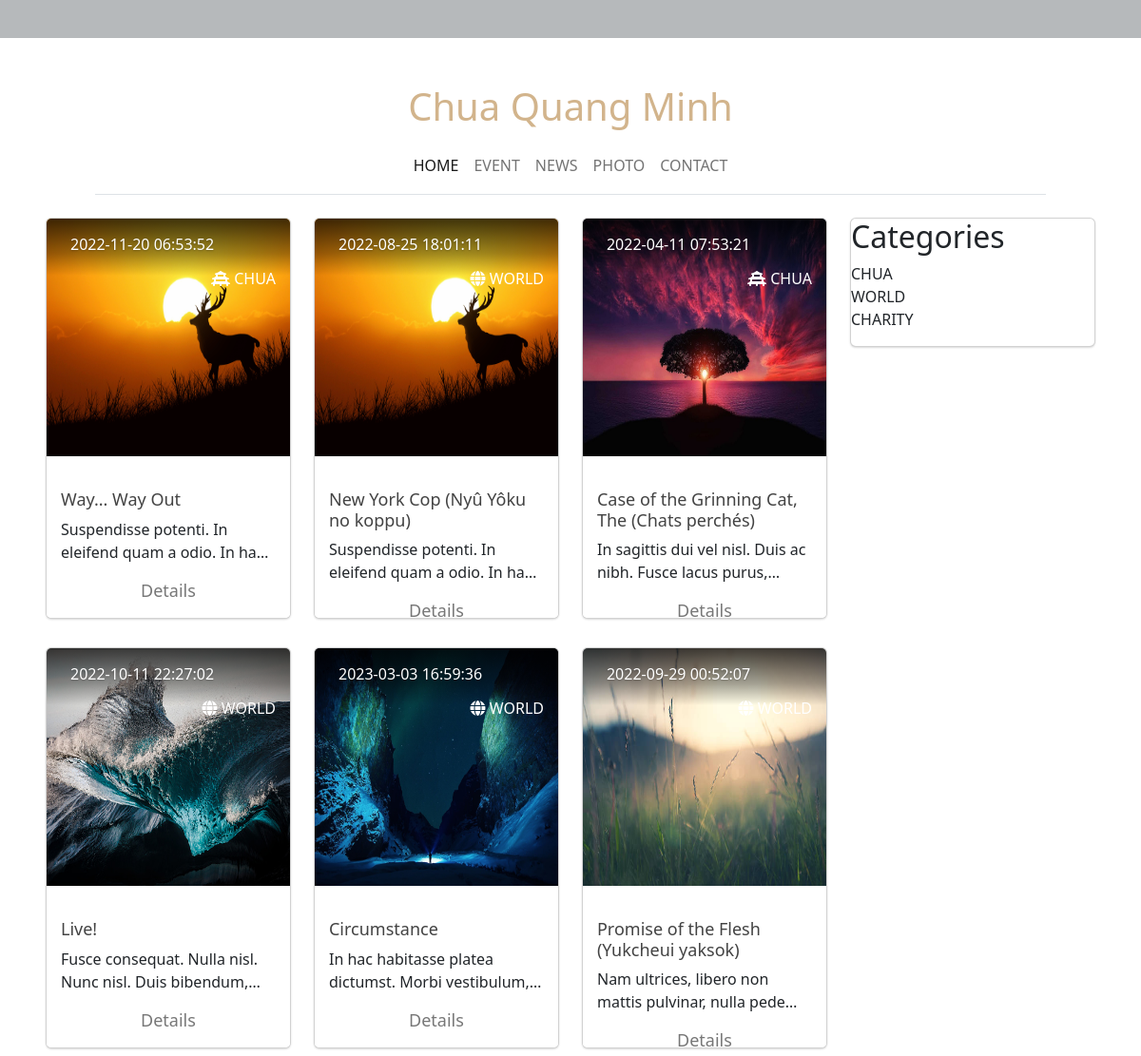
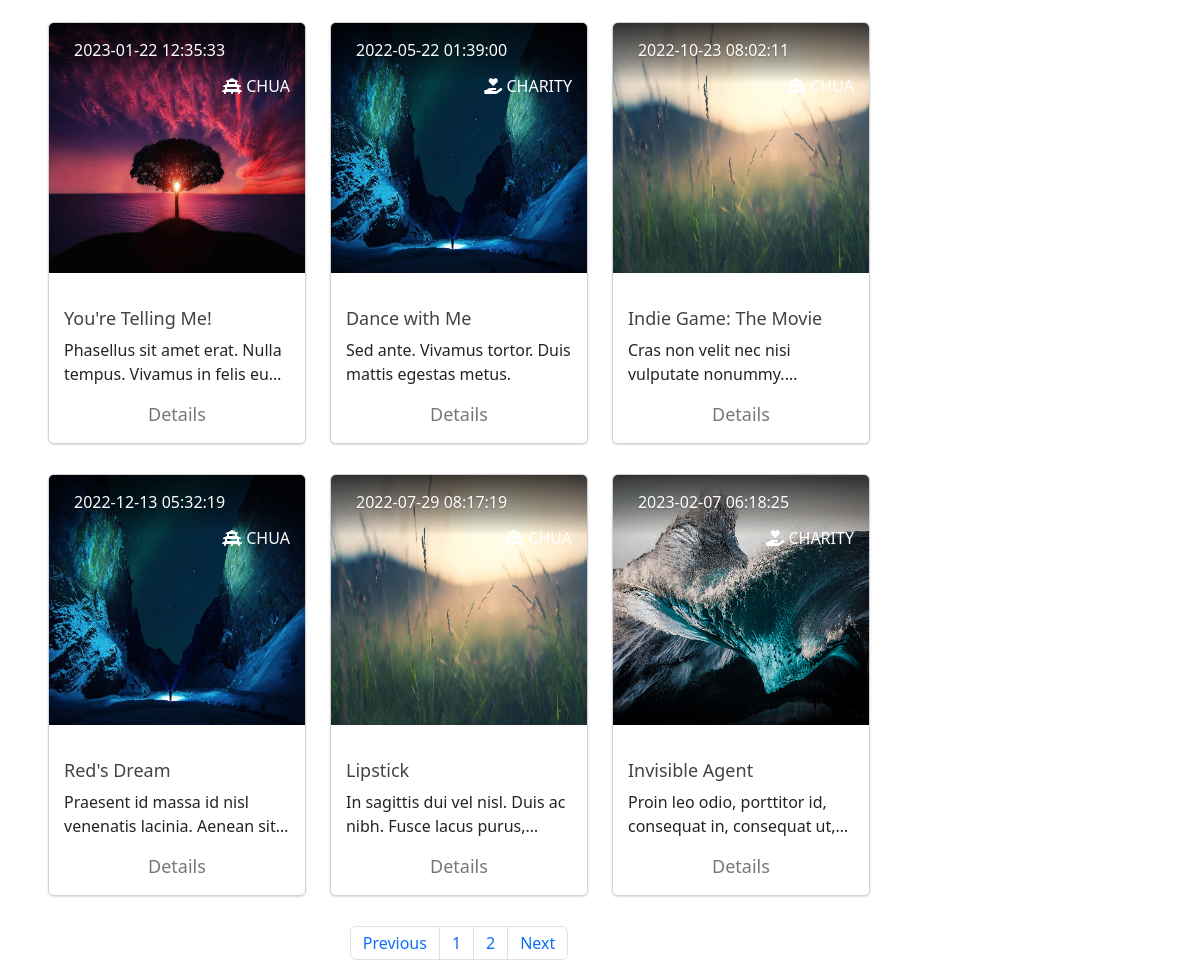
Page /news on the committed database (2 pictures, top to bottom).
### tables this page shows
CREATE TABLE News
(
    newsID      INT AUTO_INCREMENT NOT NULL PRIMARY KEY,
    title       VARCHAR(255),
    author      VARCHAR(255),
    description VARCHAR(255),
    paragraph   TEXT,
    timeUpdated TIMESTAMP,
    saveDraft   BOOLEAN,
    banner      VARCHAR(500),
    newsTypeID  INT                NOT NULL,
    FOREIGN KEY (newsTypeID) REFERENCES NewsType (newsTypeID)
);

CREATE TABLE NewsType
(
    newsTypeID INT AUTO_INCREMENT NOT NULL PRIMARY KEY,
    typeName   VARCHAR(255),
    icon       VARCHAR(255)
);

### model/NewsModel.php (called while the page is built, shortened)
<?php
if (isset($_GET["limit"])) {
    $limit = $_GET["limit"];
} else {
    $limit = 12;
}
if (isset($_GET["skip"])) {
    $skip = $_GET["skip"];
} else {
    $skip = 0;
}
$firstPageBlogsQuery = "SELECT * FROM NewsOrderbyType LIMIT $limit";
$pageCountQuery = "SELECT * FROM NewsOrderbyType";
$NewsModel = new NewsModel();

### controller/NewsController.php (called while the page is built, shortened)
<?php
$blogResultStmt =  $conn->query($firstPageBlogsQuery);
$blogResult = $blogResultStmt->fetchAll(PDO::FETCH_ASSOC);
$pageCountStmt = $conn->query($pageCountQuery);
$pageCountResult = $pageCountStmt->fetchAll(PDO::FETCH_ASSOC);
$pageCount = count($pageCountResult);
$newsTypeResultStmt =  $conn->query($NewsModel->newsType);
$newsTypeResult = $newsTypeResultStmt->fetchAll(PDO::FETCH_ASSOC);

### view/news.php (the view, shortened to what this page needs)
<?php
require("rootPath.php");
require $rootPath . "model/NewsModel.php";
require $rootPath . "controller/NewsController.php";
?>
<div class="row clearfix">
    <div class="col-lg-9 col-md-12 left-box">
        <div class="row">
            <?php
            foreach ($blogResult as $row) { ?>
                <div class="col-xs-12 col-sm-4 col-md-4 col-lg-4">
                    <div class="card card-small">
                        <div class="thumbnail">
                            <img class="d-block img-fluid banner" src="assets/banner/<?php echo $row['banner'] ?>">
                            <div class="details">
                                <div class="user">
                                    <div class="name"><?php echo $row['timeUpdated'] ?></div>
                                </div>
                                <div class="numbers"><i
                                            class="<?php echo $row['icon'] ?>"></i> <?php echo $row['typeName'] ?>
                                </div>
                                <div class="clearfix"></div>
                            </div>
                        </div>
                        <div class="card-info">
                            <div class="moving">
                                <a href="#/product/awesome-landing-page">
                                    <h3>
                                        <a href="/article?newsID=<?php echo $row['newsID']; ?>"><?php echo $row['title'] ?></a>
                                    </h3>
                                    <div class="text"><?php echo $row['description']; ?></div>
                                </a>
                                <b class="actions">
                                    <a href="/article?newsID=<?php echo $row['newsID']; ?>">Details</a>
                                </b>
                            </div>
                        </div>
                    </div>
                </div>
                <?php
            } ?>
        </div>
        <nav class="d-flex justify-content-center">
            <?php
            $newsTypeID = null;
            ?>
            <ul class="pagination">
                <li class="page-item"><a class="page-link exatic-background-color"
                                         href="/news?action=news&newsTypeID=<?php echo($newsTypeID); ?>&limit=<?php echo($limit) ?>&skip=
            <?php
                                         if (($skip - $limit) >= 0) {
                                             echo($skip - $limit);
                                         } else {
                                             echo($skip);
                                         }
                                         ?>">Previous</a></li>
                <?php
                $pages = ceil($pageCount / $limit);
                for ($i = 0; $i < $pages; $i++) {
                    ?>
                    <li class="page-item">
                        <a class="page-link exatic-background-color"
                           href="/news?action=news&newsTypeID=<?php echo($newsTypeID) ?>&limit=<?php echo($limit) ?>&skip=<?php echo($limit * $i) ?>"><?php echo($i + 1); ?>
                        </a>
                    </li>
                    <?php
                }
                ?>
                <li class="page-item"><a class="page-link exatic-background-color"
                                         href="/news?action=news&newsTypeID=<?php echo($newsTypeID) ?>&limit=<?php echo($limit) ?>&skip=<?php
                                         if (($skip + $limit) <= ($pageCount)) {
                                             echo($skip + $limit);
                                         } else {
                                             echo($skip);
                                         }
                                         ?>">Next</a></li>
            </ul>
        </nav>
    </div>
    <div class="col-lg-3 col-md-12 right-box">
        <div class="card">
            <div class="header">
                <h2>Categories</h2>
            </div>
            <div class="body widget">
                <ul class="list-unstyled categories-clouds m-b-0">
                    <?php
                    foreach ($newsTypeResult as $row) {
                        ?>
                        <li class="nav-item">
                            <a class="nav-link categories-text"
                               href="/news?action=news&newsTypeID=<?php echo $row['newsTypeID'] ?>">
                                <?php echo $row['typeName']; ?>
                            </a>
                        </li>
                        <?php
                    } ?>
                </ul>
            </div>
        </div>
    </div>
</div>

### styles/index.css (style rules this page uses)
.card { overflow: hidden; border-radius: 6px; position: relative; background-color: #FFFFFF; box-shadow: 0 1px 2px rgba(0, 0, 0, 0.15); margin-bottom: 30px; }
.card-small .thumbnail { min-height: 200px; }
.text { overflow: hidden; text-overflow: ellipsis; display: -webkit-box; -webkit-line-clamp: 2; line-clamp: 2; -webkit-box-orient: vertical; }
.card .thumbnail { border: 0 none; padding: 0; margin: 0; min-height: 270px; position: relative; }
.card .thumbnail img { width: 100%; }
.card .details { background: -moz-linear-gradient(top, rgba(0, 0, 0, 0.75) 0%, rgba(0, 0, 0, 0.36) 62%, rgba(0, 0, 0, 0) 100%); background: -webkit-gradient(linear, left top, left bottom, color-stop(0%, rgba(0, 0, 0, 0.75)), color-stop(62%, rgba(0, 0, 0, 0.36)), color-stop(100%, rgba(0, 0, 0, 0))); background: -webkit-linear-gradient(top, rgba(0, 0, 0, 0.75) 0%, rgba(0, 0, 0, 0.36) 62%, rgba(0, 0, 0, 0) 100%); background: -o-linear-gradient(top, rgba(0, 0, 0, 0.75) 0%, rgba(0, 0, 0, 0.36) 62%, rgba(0, 0, 0, 0) 100%); background: -ms-linear-gradient(top, rgba(0, 0, 0, 0.75) 0%, rgba(0, 0, 0, 0.36) 62%, rgba(0, 0, 0, 0) 100%); background: linear-gradient(to bottom, rgba(0, 0, 0, 0.75) 0%, rgba(0, 0, 0, 0.36) 62%, rgba(0, 0, 0, 0) 100%); filter: progid:DXImageTransform.Microsoft.gradient(startColorstr="#5e000000", endColorstr="#00000000",GradientType=0 ); top: 0; display: block; height: 60px; padding: 10px 15px 0; position: absolute; width: 100%; }
.card .user { font-weight: 400; color: #FFFFFF; text-shadow: 0 1px 2px rgba(0, 0, 0, 0.23); line-height: 20px; display: block; }
.banner { height: 250px; }
.card .user .name { line-height: 35px; margin-left: 10px; font-size: 16px; float: left; }
.card .numbers { color: #FFFFFF; float: right; margin-top: 6px; }
.card-info { background-color: #FFFFFF; position: relative; height: 150px; }
.card-info { -moz-osx-font-smoothing: grayscale; -webkit-font-smoothing: antialiased; }
.card-info .moving { padding: 15px; background-color: #FFFFFF; position: relative; -webkit-animation-duration: 1s; -moz-animation-duration: 1s; -o-animation-duration: 1s; animation-duration: 1s; -webkit-animation-fill-mode: both; -moz-animation-fill-mode: both; -o-animation-fill-mode: both; animation-fill-mode: both; -webkit-animation-name: returnBounce; -moz-animation-name: returnBounce; -ms-animation-name: returnBounce; -o-animation-name: returnBounce; animation-name: returnBounce; }
.card-info a { color: #434343; }
.card-small .card-info h3 { font-size: 18px; }
.card-info h3 { margin-top: 0; font-size: 22px; }
.card-info h3 { -moz-osx-font-smoothing: grayscale; -webkit-font-smoothing: antialiased; }
.card-small .actions { height: 55px; font-size: 14px; }
.card .actions { background-color: #FFFFFF; bottom: -80px; color: rgba(33, 33, 33, 0.79); display: block; height: 80px; left: 0; opacity: 1; position: absolute; text-align: center; width: 100%; font-size: 18px; }
.card-info .actions a { color: #777777; }
.card .actions a { font-weight: 400; }
a, a:hover, a:focus, .btn:focus, .btn:hover, .btn:active, .btn:active:focus, .btn:active.focus, .btn.active:focus, .btn.active.focus { text-decoration: none; outline: 0; outline-color: transparent; outline-style: none; }
.pagination { display: flex; justify-content: center; }

### rows in the picture
news: banner (picture), timeUpdated "2022-11-20 06:53:52", typeName "CHUA", title "Way... Way Out", description "Suspendisse potenti. In eleifend quam a odio. In…"
news: banner (picture), timeUpdated "2022-08-25 18:01:11", typeName "WORLD", title "New York Cop (Nyû Yôku no koppu)", description "Suspendisse potenti. In eleifend quam a odio. In…"
news: banner (picture), timeUpdated "2022-04-11 07:53:21", typeName "CHUA", title "Case of the Grinning Cat, The (Chats perchés)", description "In sagittis dui vel nisl. Duis ac nibh. Fusce lacus…"
news: banner (picture), timeUpdated "2022-10-11 22:27:02", typeName "WORLD", title "Live!", description "Fusce consequat. Nulla nisl. Nunc nisl. Duis…"
news: banner (picture), timeUpdated "2023-03-03 16:59:36", typeName "WORLD", title "Circumstance", description "In hac habitasse platea dictumst. Morbi…"
news: banner (picture), timeUpdated "2022-09-29 00:52:07", typeName "WORLD", title "Promise of the Flesh (Yukcheui yaksok)", description "Nam ultrices, libero non mattis pulvinar, nulla…"
news: banner (picture), timeUpdated "2023-01-22 12:35:33", typeName "CHUA", title "You're Telling Me!", description "Phasellus sit amet erat. Nulla tempus. Vivamus in felis…"
news: banner (picture), timeUpdated "2022-05-22 01:39:00", typeName "CHARITY", title "Dance with Me", description "Sed ante. Vivamus tortor. Duis mattis egestas metus."
news: banner (picture), timeUpdated "2022-10-23 08:02:11", typeName "CHUA", title "Indie Game: The Movie", description "Cras non velit nec nisi vulputate…"
news: banner (picture), timeUpdated "2022-12-13 05:32:19", typeName "CHUA", title "Red's Dream", description "Praesent id massa id nisl venenatis lacinia. Aenean…"
news: banner (picture), timeUpdated "2022-07-29 08:17:19", typeName "CHUA", title "Lipstick", description "In sagittis dui vel nisl. Duis ac nibh. Fusce lacus…"
news: banner (picture), timeUpdated "2023-02-07 06:18:25", typeName "CHARITY", title "Invisible Agent", description "Proin leo odio, porttitor id, consequat in, consequat…"
newstype: typeName "CHUA"
newstype: typeName "WORLD"
newstype: typeName "CHARITY"
